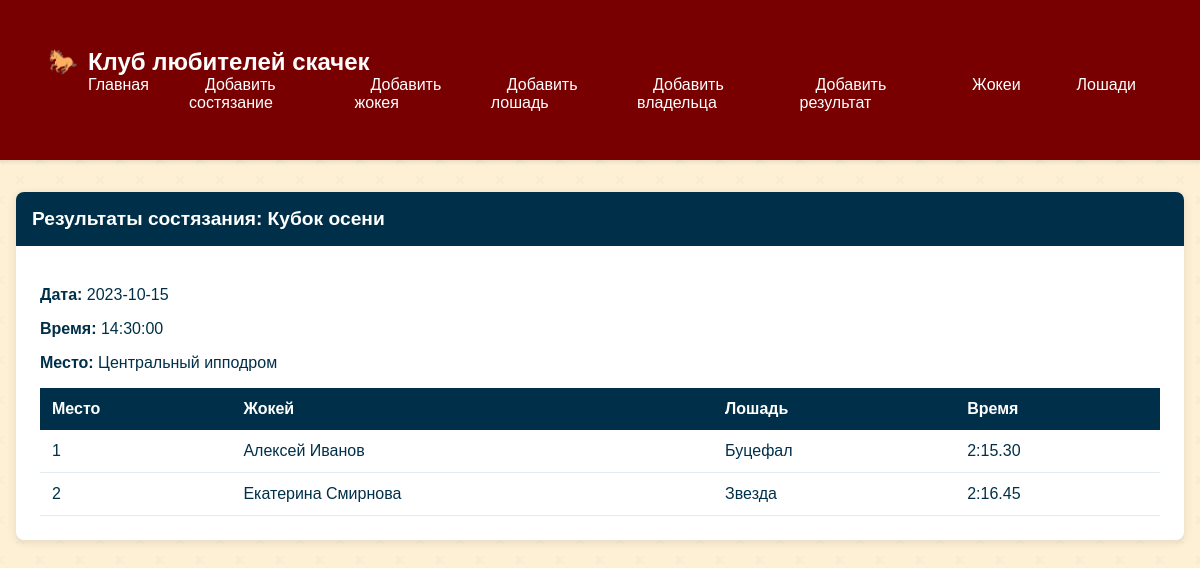
The app's page /competition/1 with its own data.
### models.py (models this page shows)
class Competition(db.Model):
    __tablename__ = 'competitions'
    id = db.Column(db.Integer, primary_key=True)
    date = db.Column(db.Date, nullable=False)
    time = db.Column(db.Time, nullable=False)
    location = db.Column(db.String(200), nullable=False)
    name = db.Column(db.String(200), nullable=True)
    results = db.relationship('Result', backref='competition', lazy=True)

class Result(db.Model):
    __tablename__ = 'results'
    id = db.Column(db.Integer, primary_key=True)
    competition_id = db.Column(db.Integer, db.ForeignKey('competitions.id'), nullable=False)
    jockey_id = db.Column(db.Integer, db.ForeignKey('jockeys.id'), nullable=False)
    horse_id = db.Column(db.Integer, db.ForeignKey('horses.id'), nullable=False)
    position = db.Column(db.Integer, nullable=False)
    time = db.Column(db.String(20), nullable=False)

class Jockey(db.Model):
    __tablename__ = 'jockeys'
    id = db.Column(db.Integer, primary_key=True)
    name = db.Column(db.String(100), nullable=False)
    address = db.Column(db.String(200), nullable=False)
    age = db.Column(db.Integer, nullable=False)
    rating = db.Column(db.Float, nullable=False)
    results = db.relationship('Result', backref='jockey', lazy=True)

class Horse(db.Model):
    __tablename__ = 'horses'
    id = db.Column(db.Integer, primary_key=True)
    name = db.Column(db.String(100), nullable=False)
    gender = db.Column(db.String(10), nullable=False)
    age = db.Column(db.Integer, nullable=False)
    owner_id = db.Column(db.Integer, db.ForeignKey('owners.id'), nullable=False)
    results = db.relationship('Result', backref='horse', lazy=True)

### app.py (the view)
@app.route('/competition/<int:competition_id>')
def competition_results(competition_id):
    competition = Competition.query.get_or_404(competition_id)
    results = Result.query.filter_by(competition_id=competition_id).all()
    return render_template('competition_results.html', competition=competition, results=results)

### templates/competition_results.html (shortened to what this page needs)
{% extends "base.html" %}
{% block content %}
<div class="card">
    <div class="card-header">Результаты состязания: {{ competition.name }}</div>
    <div class="card-body">
        <p><strong>Дата:</strong> {{ competition.date }}</p>
        <p><strong>Время:</strong> {{ competition.time }}</p>
        <p><strong>Место:</strong> {{ competition.location }}</p>
        <table class="table">
            <thead>
                <tr>
                    <th>Место</th>
                    <th>Жокей</th>
                    <th>Лошадь</th>
                    <th>Время</th>
                </tr>
            </thead>
            <tbody>
                {% for result in results %}
                <tr>
                    <td>{{ result.position }}</td>
                    <td>{{ result.jockey.name }}</td>
                    <td>{{ result.horse.name }}</td>
                    <td>{{ result.time }}</td>
                </tr>
                {% endfor %}
            </tbody>
        </table>
    </div>
</div>
{% endblock %}

### templates/base.html (shortened to what this page needs)
<!DOCTYPE html>
<html lang="ru">
<head>
    <link rel="stylesheet" href="{{ url_for('static', filename='style.css') }}">
</head>
<body>
    <nav class="navbar">
        <div class="container">
            <a href="{{ url_for('index') }}" class="navbar-brand">Клуб любителей скачек</a>
            <ul class="navbar-nav">
                <li class="nav-item"><a href="{{ url_for('index') }}" class="nav-link">Главная</a></li>
                <li class="nav-item"><a href="{{ url_for('add_competition') }}" class="nav-link">Добавить состязание</a></li>
                <li class="nav-item"><a href="{{ url_for('add_jockey') }}" class="nav-link">Добавить жокея</a></li>
                <li class="nav-item"><a href="{{ url_for('add_horse') }}" class="nav-link">Добавить лошадь</a></li>
                <li class="nav-item"><a href="{{ url_for('add_owner') }}" class="nav-link">Добавить владельца</a></li>
                <li class="nav-item"><a href="{{ url_for('add_result') }}" class="nav-link">Добавить результат</a></li>
                <li class="nav-item"><a href="{{ url_for('jockeys_list') }}" class="nav-link">Жокеи</a></li>
                <li class="nav-item"><a href="{{ url_for('horses_list') }}" class="nav-link">Лошади</a></li>
            </ul>
        </div>
    </nav>
    <div class="container">
        {% block content %}{% endblock %}
    </div>
</body>
</html>

### static/style.css (style rules this page uses)
:root { --color-primary: #780000; --color-secondary: #c1121f; --color-background: #fdf0d5; --color-dark: #003049; --color-accent: #669bbc; }
body { background-color: var(--color-background); color: var(--color-dark); font-family: 'Arial', sans-serif; margin: 0; padding: 0; }
.navbar { background-color: var(--color-primary); padding: 1rem 2rem; box-shadow: 0 2px 4px rgba(0, 0, 0, 0.1); }
.navbar-brand { color: white; font-size: 1.5rem; font-weight: bold; text-decoration: none; }
.navbar-nav { display: flex; list-style: none; margin: 0; padding: 0; }
.nav-item { margin-left: 1.5rem; }
.nav-link { color: white; text-decoration: none; padding: 0.5rem 1rem; border-radius: 4px; transition: background-color 0.3s; }
.container { max-width: 1200px; margin: 2rem auto; padding: 0 1rem; }
.card { background: white; border-radius: 8px; box-shadow: 0 2px 10px rgba(0, 0, 0, 0.1); margin-bottom: 2rem; overflow: hidden; }
.card-header { background-color: var(--color-dark); color: white; padding: 1rem; font-size: 1.2rem; font-weight: bold; }
.card-body { padding: 1.5rem; }
.table { width: 100%; border-collapse: collapse; margin-top: 1rem; }
.table th, .table td { padding: 0.75rem; text-align: left; border-bottom: 1px solid #ddd; }
.table th { background-color: var(--color-accent); color: white; }
.navbar-brand::before { content: "🐎"; margin-right: 10px; }
.card { transition: transform 0.3s ease, box-shadow 0.3s ease; border: none; }
.card { animation: fadeIn 0.5s ease-out; }
.table th { background-color: var(--color-dark); color: white; border: none; }
.table td { border-color: rgba(102, 155, 188, 0.2); }

### records on screen
Competition: name "Кубок осени", date "2023-10-15", time "14:30:00", location "Центральный ипподром"
Result: position "1", jockey.name "Алексей Иванов", horse.name "Буцефал", time "2:15.30"
Result: position "2", jockey.name "Екатерина Смирнова", horse.name "Звезда", time "2:16.45"
